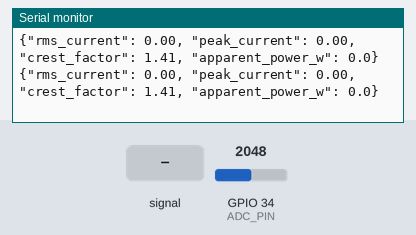
A sketch run on a simulated ESP32. Parts: the last lines printed to the serial monitor. The inputs (shaded band) are chosen by the test bench; at power-on: GPIO 34 (ADC_PIN) = 2048 (analog values on the 0–4095 scale).

Above: at 1.2 s.
1.3 s: GPIO 34 (ADC_PIN) fed a 200 Hz sine of ±327 counts around its level
At 2.2 s:
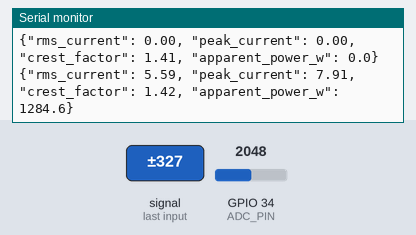
2.8 s: GPIO 34 (ADC_PIN) set to 2866
At 3.4 s:
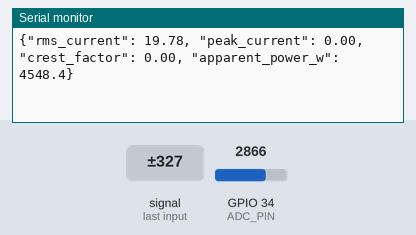
4.3 s: GPIO 34 (ADC_PIN) set to 3603
At 5.1 s:
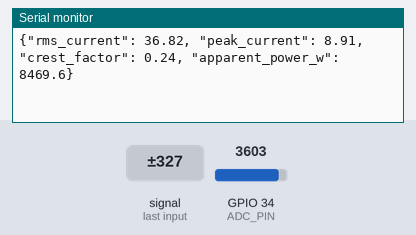
Timing chart, 0 to 7.3 s (numbered marks = the images above; inputs shaded):
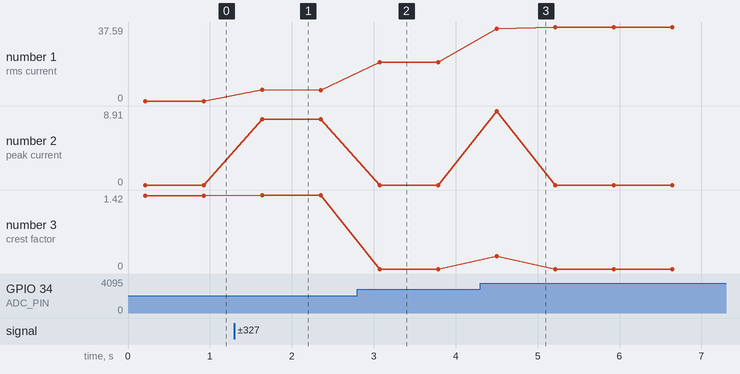

The sketch:

firmware_esp32_sampler.ino
```cpp
/*
 * ============================================================================
 * ESP32 Current Signature Sampler & NILM Feature Extractor
 *
 * Hardware:
 *   - ESP32 Dev Module (ADC Pin 34)
 *   - SCT-013-000 Current Transformer Clamp with 1.65V DC bias circuit
 *
 * Functions:
 *   - High-speed ADC sampling (1000 samples/sec over 50Hz AC cycles)
 *   - In-memory Root Mean Square (RMS) calculation
 *   - Peak current & Crest factor extraction
 *   - JSON serialization over Serial / Wi-Fi MQTT
 * ============================================================================
 */

#include <Arduino.h>

const int ADC_PIN = 34;                  // Analog input pin connected to CT clamp
const int SAMPLES_PER_CYCLE = 200;       // 200 samples over 50Hz (20ms window) = 10 kHz sampling
const float ADC_VOLTAGE_REF = 3.3;       // ESP32 ADC Reference Voltage
const float ADC_RESOLUTION = 4095.0;     // 12-bit ADC (0 - 4095)
const float CT_CALIBRATION_FACTOR = 30.0;// Calibration factor for SCT-013-000 with 33 ohm burden

void setup() {
  Serial.begin(115200);
  analogReadResolution(12);
  analogSetAttenuation(ADC_11db); // Full 0 - 3.3V range
  Serial.println("=== ESP32 Current Signature Sampler Initialized ===");
}

void loop() {
  double sum_squared = 0;
  int peak_raw = 0;
  int min_raw = 4095;

  unsigned long start_time = micros();

  // Sample across 5 complete AC mains cycles (100 ms)
  int total_samples = SAMPLES_PER_CYCLE * 5;
  for (int i = 0; i < total_samples; i++) {
    int raw_val = analogRead(ADC_PIN);

    if (raw_val > peak_raw) peak_raw = raw_val;
    if (raw_val < min_raw) min_raw = raw_val;

    // Remove DC offset (midpoint ~ 2048)
    double centered_val = (double)raw_val - 2048.0;
    sum_squared += (centered_val * centered_val);

    // Delay for 100 microseconds (10 kHz sample rate)
    delayMicroseconds(100);
  }

  // Calculate RMS Current
  double mean_squared = sum_squared / total_samples;
  double raw_rms = sqrt(mean_squared);
  double voltage_rms = (raw_rms / ADC_RESOLUTION) * ADC_VOLTAGE_REF;
  double current_rms = voltage_rms * CT_CALIBRATION_FACTOR;

  // Peak to Peak
  double peak_voltage = ((peak_raw - min_raw) / ADC_RESOLUTION) * ADC_VOLTAGE_REF;
  double peak_current = (peak_voltage / 2.0) * CT_CALIBRATION_FACTOR;
  double crest_factor = (current_rms > 0.05) ? (peak_current / current_rms) : 1.414;

  // Output structured JSON telemetry
  Serial.print("{\"rms_current\": ");
  Serial.print(current_rms, 2);
  Serial.print(", \"peak_current\": ");
  Serial.print(peak_current, 2);
  Serial.print(", \"crest_factor\": ");
  Serial.print(crest_factor, 2);
  Serial.print(", \"apparent_power_w\": ");
  Serial.print(current_rms * 230.0, 1); // Assuming 230V mains
  Serial.println("}");

  delay(500); // 2 readings per second
}
```

Measured:
- after the input at 1.3 s, the serial monitor: prints a new line after 0.34 s (image 1)
- after the input at 2.8 s, the serial monitor: prints a new line after 0.27 s (image 2)
- after the input at 4.3 s, the serial monitor: prints a new line after 0.20 s (image 3)
- plotted number 1: 0 → 5.58 after the input at 1.3 s, 5.58 → 19.78 after the input at 2.8 s, 19.78 → 37.59 after the input at 4.3 s
- plotted number 2: 0 → 7.91 after the input at 1.3 s
- plotted number 3: 1.41 → 1.42 after the input at 1.3 s
